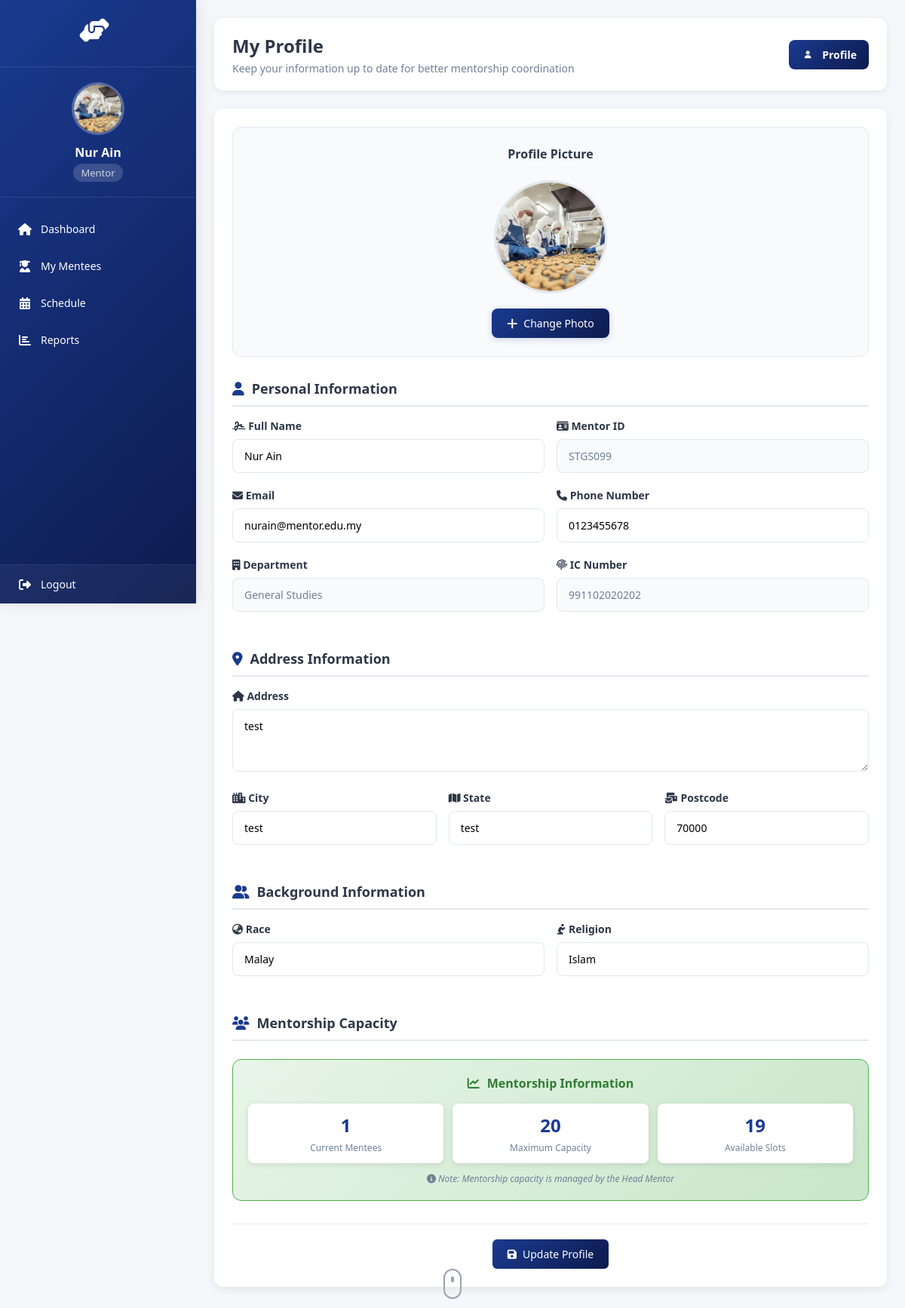
The page /mmms/mentor/profile/ (signed in) on the database its author committed.
### system/models.py (models this page shows, shortened)
class Mentor(models.Model):
    user = models.OneToOneField(settings.AUTH_USER_MODEL, on_delete=models.CASCADE)
    profile_picture = models.ImageField(upload_to='mentor_profile_pictures/', null=True, blank=True)
    MentorID = models.CharField(max_length=12, primary_key=True)
    MentorName = models.CharField(max_length=100)
    MentorEmail = models.EmailField()
    MentorPhone = models.CharField(max_length=15)
    MentorIC = models.CharField(max_length=15)
    MentorAddress = models.CharField(max_length=255)
    MentorPostcode = models.CharField(max_length=10)
    MentorCity = models.CharField(max_length=50)
    MentorState = models.CharField(max_length=50)
    MentorRace = models.CharField(max_length=50)
    MentorReligion = models.CharField(max_length=50)
    MentorDepartment = models.CharField(max_length=100)
    MaxMentees = models.IntegerField(default=20)
    CurrentMentees = models.IntegerField(default=0)
    MentorJoinDate = models.DateField()
    @property
    def vacancy_count(self):
        return self.MaxMentees - self.current_mentees_count
    @property
    def current_mentees_count(self):
        return self.assignments.filter(assignment_status='active').count()

### system/views.py (the view, shortened to what this page needs)
# urls.py: path('mentor/profile/', views.mentor_update_profile, name='mentor_update_profile'),
@login_required
def mentor_update_profile(request):
    if request.user.role != 'mentor':
        messages.error(request, 'Access denied. Mentor role required.')
        return redirect('homepage')
    mentor = get_object_or_404(Mentor, user=request.user)
    return render(request, 'mentor_profile.html', {'mentor': mentor})

### system/templates/mentor_profile.html (shortened to what this page needs)
<!DOCTYPE html>
<html lang="en">
<head>
    <link rel="stylesheet" href="https://cdnjs.cloudflare.com/ajax/libs/font-awesome/6.4.0/css/all.min.css">
</head>
<body>
    <div class="sidebar">
        <div class="logo-section">
            <div class="logo">
                <i class="fas fa-hands-helping"></i>
            </div>
        </div>
        <div class="user-info">
            <div class="user-avatar">
                {% if mentor.profile_picture %}
                <img src="{{ mentor.profile_picture.url }}" alt="Profile Picture" id="sidebarProfilePic">
                {% else %}
                <i class="fas fa-user-tie" id="sidebarProfileIcon"></i>
                {% endif %}
            </div>
            <div class="user-name">{{ mentor.MentorName }}</div>
            <div class="user-role">Mentor</div>
        </div>
        <ul class="nav-menu">
            <li class="nav-item">
                <a href="{% url 'mentor_homepage' %}" class="nav-link">
                    <i class="fas fa-home"></i>
                    <span class="nav-text">Dashboard</span>
                </a>
            </li>
            <li class="nav-item">
                <a href="{% url 'view_assigned_mentees' %}" class="nav-link">
                    <i class="fas fa-user-graduate"></i>
                    <span class="nav-text">My Mentees</span>
                </a>
            </li>
            <li class="nav-item">
                <a href="{% url 'mentoring_schedule' %}" class="nav-link">
                    <i class="fas fa-calendar-alt"></i>
                    <span class="nav-text">Schedule</span>
                </a>
            </li>
            <li class="nav-item">
                <a href="{% url 'activity_report' %}" class="nav-link">
                    <i class="fas fa-chart-bar"></i>
                    <span class="nav-text">Reports</span>
                </a>
            </li>
        </ul>
        <div class="sidebar-footer">
            <div class="nav-item logout-item">
                <a href="{% url 'logout' %}" class="logout-link">
                    <i class="fas fa-sign-out-alt"></i>
                    <span class="nav-text">Logout</span>
                </a>
            </div>
        </div>
    </div>
    <div class="main-content">
        <div class="content-header">
            <div>
                <h1>My Profile</h1>
                <p>Keep your information up to date for better mentorship coordination</p>
            </div>
            <div class="profile-section">
                <a href="{% url 'mentor_update_profile' %}" class="profile-btn">
                    <div class="profile-avatar">
                        <i class="fas fa-user"></i>
                    </div>
                    <span>Profile</span>
                </a>
            </div>
        </div>
        <div class="form-container">
            <form method="POST" enctype="multipart/form-data" id="profileForm">
                <div class="profile-picture-section">
                    <div class="profile-picture-header">
                        <h3>Profile Picture</h3>
                    </div>
                    <div class="profile-picture-preview">
                        {% if mentor.profile_picture %}
                        <img src="{{ mentor.profile_picture.url }}" alt="Profile Picture" id="profilePreview">
                        {% else %}
                        <div class="default-profile-preview" id="profilePreview">
                            <i class="fas fa-user-tie"></i>
                        </div>
                        {% endif %}
                    </div>
                    <button type="button" class="add-photo-btn" id="addPhotoBtn">
                        <i class="fas fa-plus"></i>
                        <span>{% if mentor.profile_picture %}Change Photo{% else %}Add Photo{% endif %}</span>
                    </button>
                </div>
                <h2 class="section-title">
                    <i class="fas fa-user"></i>
                    Personal Information
                </h2>
                <div class="form-row">
                    <div class="form-group">
                        <label for="MentorName">
                            <i class="fas fa-signature"></i> Full Name
                        </label>
                        <input type="text" id="MentorName" name="MentorName" value="{{ mentor.MentorName }}" required>
                    </div>
                    <div class="form-group">
                        <label for="MentorID">
                            <i class="fas fa-id-card"></i> Mentor ID
                        </label>
                        <input type="text" id="MentorID" name="MentorID" value="{{ mentor.MentorID }}"
                            class="readonly-field" readonly>
                    </div>
                </div>
                <div class="form-row">
                    <div class="form-group">
                        <label for="MentorEmail">
                            <i class="fas fa-envelope"></i> Email
                        </label>
                        <input type="email" id="MentorEmail" name="MentorEmail" value="{{ mentor.MentorEmail }}"
                            required>
                    </div>
                    <div class="form-group">
                        <label for="MentorPhone">
                            <i class="fas fa-phone"></i> Phone Number
                        </label>
                        <input type="text" id="MentorPhone" name="MentorPhone" value="{{ mentor.MentorPhone }}"
                            required>
                    </div>
                </div>
                <div class="form-row">
                    <div class="form-group">
                        <label for="MentorDepartment">
                            <i class="fas fa-building"></i> Department
                        </label>
                        <input type="text" id="MentorDepartment" name="MentorDepartment"
                            value="{{ mentor.MentorDepartment }}" class="readonly-field" readonly>
                    </div>
                    <div class="form-group">
                        <label for="MentorIC">
                            <i class="fas fa-fingerprint"></i> IC Number
                        </label>
                        <input type="text" id="MentorIC" name="MentorIC" value="{{ mentor.MentorIC }}"
                            class="readonly-field" readonly>
                    </div>
                </div>
                <h2 class="section-title">
                    <i class="fas fa-map-marker-alt"></i>
                    Address Information
                </h2>
                <div class="form-group">
                    <label for="MentorAddress">
                        <i class="fas fa-home"></i> Address
                    </label>
                    <textarea id="MentorAddress" name="MentorAddress" rows="3"
                        required>{{ mentor.MentorAddress }}</textarea>
                </div>
                <div class="form-row">
                    <div class="form-group">
                        <label for="MentorCity">
                            <i class="fas fa-city"></i> City
                        </label>
                        <input type="text" id="MentorCity" name="MentorCity" value="{{ mentor.MentorCity }}" required>
                    </div>
                    <div class="form-group">
                        <label for="MentorState">
                            <i class="fas fa-map"></i> State
                        </label>
                        <input type="text" id="MentorState" name="MentorState" value="{{ mentor.MentorState }}"
                            required>
                    </div>
                    <div class="form-group">
                        <label for="MentorPostcode">
                            <i class="fas fa-mail-bulk"></i> Postcode
                        </label>
                        <input type="text" id="MentorPostcode" name="MentorPostcode" value="{{ mentor.MentorPostcode }}"
                            required>
                    </div>
                </div>
                <h2 class="section-title">
                    <i class="fas fa-user-friends"></i>
                    Background Information
                </h2>
                <div class="form-row">
                    <div class="form-group">
                        <label for="MentorRace">
                            <i class="fas fa-globe-asia"></i> Race
                        </label>
                        <input type="text" id="MentorRace" name="MentorRace" value="{{ mentor.MentorRace }}" required>
                    </div>
                    <div class="form-group">
                        <label for="MentorReligion">
                            <i class="fas fa-pray"></i> Religion
                        </label>
                        <input type="text" id="MentorReligion" name="MentorReligion" value="{{ mentor.MentorReligion }}"
                            required>
                    </div>
                </div>
                <h2 class="section-title">
                    <i class="fas fa-users"></i>
                    Mentorship Capacity
                </h2>
                <div class="info-box">
                    <h3>
                        <i class="fas fa-chart-line"></i>
                        Mentorship Information
                    </h3>
                    <div class="stats-container">
                        <div class="stat-item">
                            <div class="stat-value">{{ mentor.CurrentMentees }}</div>
                            <div class="stat-label">Current Mentees</div>
                        </div>
                        <div class="stat-item">
                            <div class="stat-value">{{ mentor.MaxMentees }}</div>
                            <div class="stat-label">Maximum Capacity</div>
                        </div>
                        <div class="stat-item">
                            <div class="stat-value">{{ mentor.vacancy_count }}</div>
                            <div class="stat-label">Available Slots</div>
                        </div>
                    </div>
                    <div class="note">
                        <i class="fas fa-info-circle"></i>
                        Note: Mentorship capacity is managed by the Head Mentor
                    </div>
                </div>
                <div class="form-actions">
                    <button type="submit" class="btn btn-primary" id="updateProfileBtn">
                        <i class="fas fa-save"></i> Update Profile
                    </button>
                </div>
            </form>
        </div>
    </div>
</body>
</html>

### rows shown on the page
Mentor: profile_picture (picture), MentorName "Nur Ain", MentorID "STGS099", MentorEmail "nurain@mentor.edu.my", MentorPhone "0123455678", MentorDepartment "General Studies", MentorIC "991102020202", MentorAddress "test", MentorCity "test", MentorState "test", MentorPostcode "70000", MentorRace "Malay", MentorReligion "Islam", CurrentMentees "1", MaxMentees "20", vacancy_count "19"
